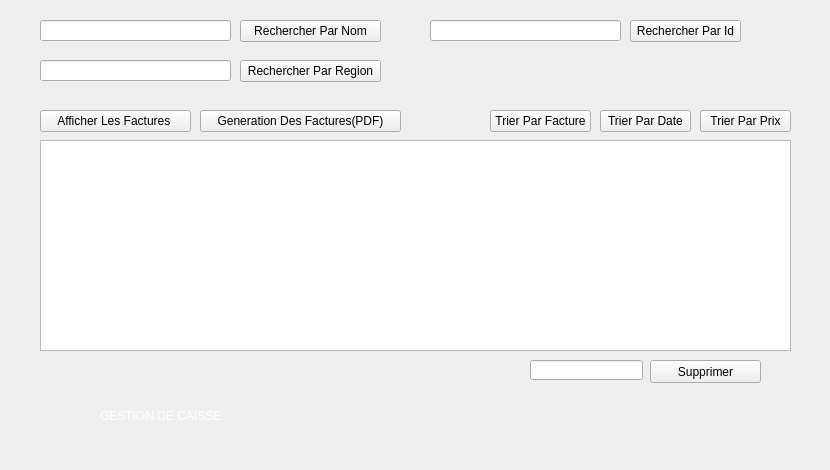
        <widget class="QWidget" name="tab_10">
         <attribute name="title">
          <string>Consulter Liste Des Transaction</string>
         </attribute>
         <widget class="QPushButton" name="pushButton_14">
          <property name="geometry">
           <rect>
            <x>650</x>
            <y>360</y>
            <width>111</width>
            <height>23</height>
           </rect>
          </property>
          <property name="text">
           <string>Supprimer</string>
          </property>
         </widget>
         <widget class="QLineEdit" name="textDelete_3">
          <property name="geometry">
           <rect>
            <x>530</x>
            <y>360</y>
            <width>113</width>
            <height>20</height>
           </rect>
          </property>
         </widget>
         <widget class="QTableView" name="tableView_2">
          <property name="geometry">
           <rect>
            <x>40</x>
            <y>140</y>
            <width>751</width>
            <height>211</height>
           </rect>
          </property>
         </widget>
         <widget class="QLabel" name="label_42">
          <property name="geometry">
           <rect>
            <x>490</x>
            <y>360</y>
            <width>41</width>
            <height>31</height>
           </rect>
          </property>
          <property name="text">
           <string/>
          </property>
          <property name="pixmap">
           <pixmap>icons8-face-id-32.png</pixmap>
          </property>
         </widget>
         <widget class="QPushButton" name="rechercher">
          <property name="geometry">
           <rect>
            <x>630</x>
            <y>20</y>
            <width>111</width>
            <height>22</height>
           </rect>
          </property>
          <property name="text">
           <string>Rechercher Par Id</string>
          </property>
         </widget>
         <widget class="QLineEdit" name="lineEdit_6">
          <property name="geometry">
           <rect>
            <x>430</x>
            <y>20</y>
            <width>191</width>
            <height>21</height>
           </rect>
          </property>
         </widget>
         <widget class="QPushButton" name="pushButton_40">
          <property name="geometry">
           <rect>
            <x>700</x>
            <y>110</y>
            <width>91</width>
            <height>22</height>
           </rect>
          </property>
          <property name="text">
           <string>Trier Par Prix</string>
          </property>
         </widget>
         <widget class="QLabel" name="label_83">
          <property name="geometry">
           <rect>
            <x>100</x>
            <y>400</y>
            <width>351</width>
            <height>31</height>
           </rect>
          </property>
          <property name="styleSheet">
           <string notr="true">font: 63 16pt &quot;Yu Gothic UI Semibold&quot;;
color : white;</string>
          </property>
          <property name="text">
           <string>GESTION DE CAISSE</string>
          </property>
         </widget>
         <widget class="QPushButton" name="pushButton_41">
          <property name="geometry">
           <rect>
            <x>40</x>
            <y>110</y>
            <width>151</width>
            <height>22</height>
           </rect>
          </property>
          <property name="text">
           <string>Afficher Les Factures </string>
          </property>
         </widget>
         <widget class="QPushButton" name="pushButton_42">
          <property name="geometry">
           <rect>
            <x>200</x>
            <y>110</y>
            <width>201</width>
            <height>22</height>
           </rect>
          </property>
          <property name="text">
           <string>Generation Des Factures(PDF)</string>
          </property>
         </widget>
         <widget class="QLabel" name="label_851">
          <property name="geometry">
           <rect>
            <x>20</x>
            <y>360</y>
            <width>71</width>
            <height>101</height>
           </rect>
          </property>
          <property name="styleSheet">
           <string notr="true">font: 63 16pt &quot;Yu Gothic UI Semibold&quot;;
color : white;</string>
          </property>
          <property name="text">
           <string/>
          </property>
          <property name="pixmap">
           <pixmap>cash.png</pixmap>
          </property>
         </widget>
         <widget class="QLabel" name="label_91">
          <property name="geometry">
           <rect>
            <x>750</x>
            <y>360</y>
            <width>71</width>
            <height>41</height>
           </rect>
          </property>
          <property name="text">
           <string/>
          </property>
          <property name="pixmap">
           <pixmap>cor.png</pixmap>
          </property>
         </widget>
         <widget class="QLabel" name="label_96">
          <property name="geometry">
           <rect>
            <x>740</x>
            <y>0</y>
            <width>51</width>
            <height>51</height>
           </rect>
          </property>
          <property name="text">
           <string/>
          </property>
          <property name="pixmap">
           <pixmap>icons8-search-client-48.png</pixmap>
          </property>
         </widget>
         <widget class="QLineEdit" name="lineEdit_41">
          <property name="geometry">
           <rect>
            <x>40</x>
            <y>20</y>
            <width>191</width>
            <height>21</height>
           </rect>
          </property>
         </widget>
         <widget class="QPushButton" name="rechercher_3">
          <property name="geometry">
           <rect>
            <x>240</x>
            <y>20</y>
            <width>141</width>
            <height>22</height>
           </rect>
          </property>
          <property name="text">
           <string>Rechercher Par Nom</string>
          </property>
         </widget>
         <widget class="QPushButton" name="rechercher_4">
          <property name="geometry">
           <rect>
            <x>240</x>
            <y>60</y>
            <width>141</width>
            <height>22</height>
           </rect>
          </property>
          <property name="text">
           <string>Rechercher Par Region</string>
          </property>
         </widget>
         <widget class="QLineEdit" name="lineEdit_42">
          <property name="geometry">
           <rect>
            <x>40</x>
            <y>60</y>
            <width>191</width>
            <height>21</height>
           </rect>
          </property>
         </widget>
         <widget class="QPushButton" name="pushButton_58">
          <property name="geometry">
           <rect>
            <x>600</x>
            <y>110</y>
            <width>91</width>
            <height>22</height>
           </rect>
          </property>
          <property name="text">
           <string>Trier Par Date</string>
          </property>
         </widget>
         <widget class="QPushButton" name="pushButton_59">
          <property name="geometry">
           <rect>
            <x>490</x>
            <y>110</y>
            <width>101</width>
            <height>22</height>
           </rect>
          </property>
          <property name="text">
           <string>Trier Par Facture</string>
          </property>
         </widget>
        </widget>
